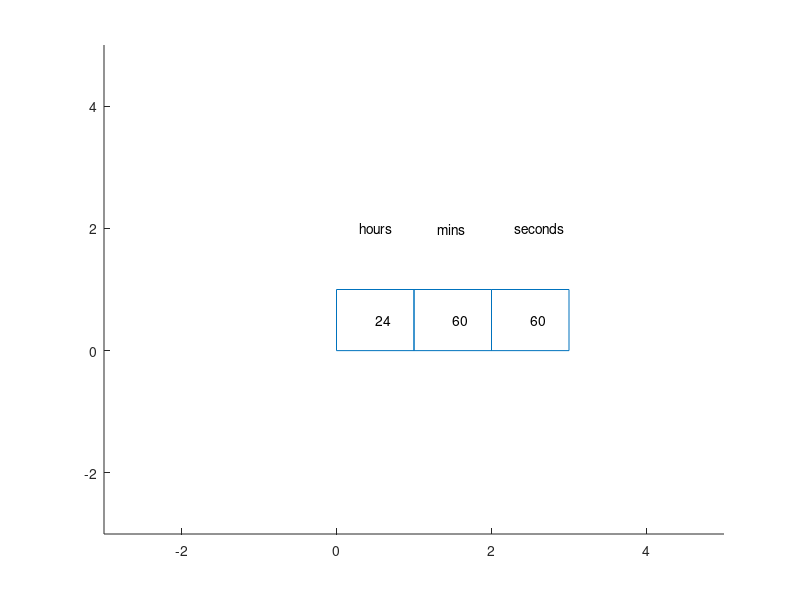

Write the MATLAB code that produced this figure.
clear all;
clc;
close all;
for i=0:1:2
    line ([i i+1], [0,0]);
    line ([i i+1], [1,1]);
    line ([i i], [0,1]);
    line ([i+1 i+1], [1,0]);
end
axis([-3 5 -3 5])
text(2.3,2,'seconds');
text(1.3,2,'mins');
text(0.3,2,'hours');
h=text(2.5,0.5,'00')
h1=text(1.5,0.5,'00')
h2=text(0.5,0.5,'00')
for j=1:24
    for k=1:60
        for l=1:60
            set(h,'string',num2str(l));
            pause(1);
            drawnow;
        end
        set(h1,'string',num2str(k));
        drawnow;
    end
    set(h2,'string',num2str(j));
    drawnow;
end
